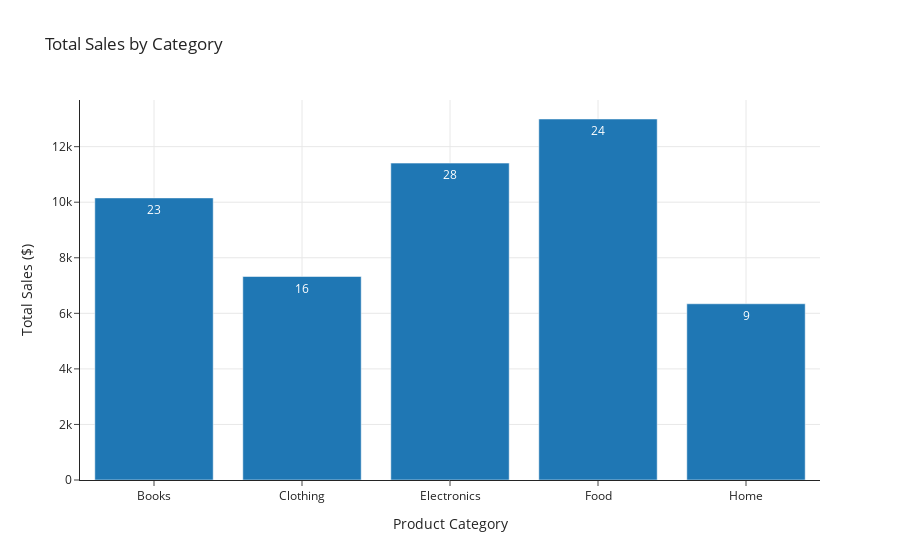

Notebook code for this chart:
### Markdown cell above
<div class="result" markdown>

--8<-- "docs/guides/querying-data/images/pt2_total_sales_by_category_pd.html"

</div>

### SQL

### Code cell
fig: go.Figure = px.bar(
    data_frame=pd.read_sql(category_sales_txt, conn),
    x="category",
    y="total_sales",
    title="Total Sales by Category",
    text="transaction_count",
    labels={"total_sales": "Total Sales ($)", "category": "Product Category"},
)
fig.write_html("images/pt2_total_sales_by_category_sql.html", include_plotlyjs="cdn", full_html=True)
fig.show()

### Figure 1 — Plotly figure (JSON) as saved in the notebook; plotly's stock layout.template omitted (floating-point values rounded to 4 significant figures)
{"data": [{"hovertemplate": "Product Category=%{x}<br>Total Sales ($)=%{y}<br>transaction_count=%{text}<extra></extra>", "legendgroup": "", "marker": {"color": "#1F77B4", "pattern": {"shape": ""}}, "name": "", "orientation": "v", "showlegend": false, "text": [23.0, 16.0, 28.0, 24.0, 9.0], "textposition": "auto", "type": "bar", "x": ["Books", "Clothing", "Electronics", "Food", "Home"], "xaxis": "x", "y": [10150.0, 7325.0, 11410.0, 13000.0, 6344.0], "yaxis": "y"}], "layout": {"barmode": "relative", "legend": {"tracegroupgap": 0}, "title": {"text": "Total Sales by Category"}, "xaxis": {"anchor": "y", "domain": [0, 1], "title": {"text": "Product Category"}}, "yaxis": {"anchor": "x", "domain": [0, 1], "title": {"text": "Total Sales ($)"}}}}
